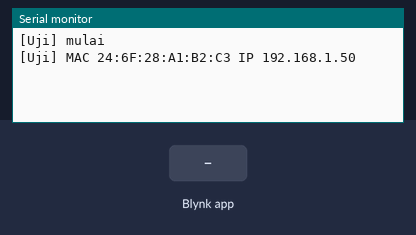
Recording of a sketch running on a simulated ESP32. Shown: the last lines printed to the serial monitor. Inputs (shaded band) come from the test bench. WiFi joins after 1.5 s; servers stay silent unless stated.

Above: at 4.0 s.
4.1 s: Blynk app writes 1 to V2
At 5.3 s:
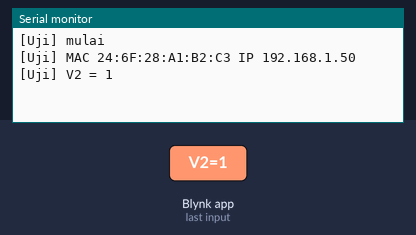
7.1 s: Blynk app writes 0 to V2
At 7.5 s:
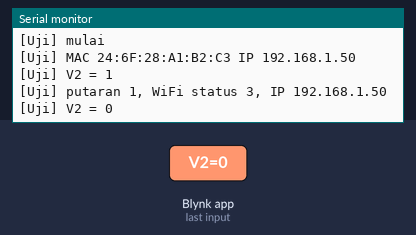
8.6 s: Blynk app writes 200 to V2
At 8.76 s:
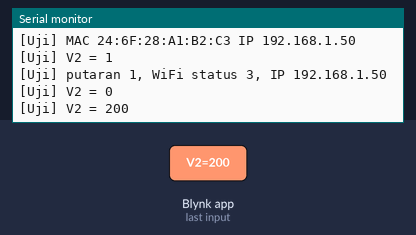
Timing chart, 0 to 11.6 s (numbered marks = the images above; inputs shaded):
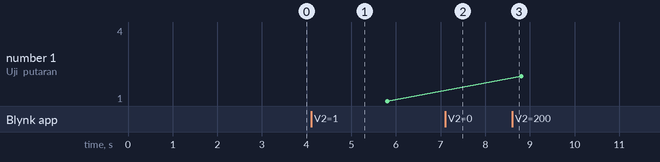

The sketch:

test_isolasi.ino
```cpp
/*
   Sketch uji isolasi: nyalakan satu per satu untuk mencari sumber panic.

   1) PAKAI_BLYNK 1, PAKAI_DHT 0  -> uji WiFi + Blynk saja
   2) PAKAI_BLYNK 0, PAKAI_DHT 1  -> uji WiFi + DHT saja
   3) dua-duanya 0                -> uji WiFi saja (paling ringan)

   Kirim log 60 detik untuk tiap kombinasi.
*/

#define PAKAI_BLYNK 1
#define PAKAI_DHT   0

#define BLYNK_TEMPLATE_ID   "ISI_TEMPLATE_ID"
#define BLYNK_TEMPLATE_NAME "ISI_TEMPLATE_NAME"
#define BLYNK_AUTH_TOKEN    "ISI_TOKEN_BLYNK"
#define BLYNK_PRINT Serial

#include <WiFi.h>
#include <BlynkSimpleEsp32.h>
#if PAKAI_DHT
#include <DHT.h>
#endif

char ssid[] = "ISI_SSID";
char pass[] = "";

#if PAKAI_DHT
#define DHTPIN 4
#define DHTTYPE DHT22
DHT dht(DHTPIN, DHTTYPE);
#endif

BlynkTimer timer;
unsigned int putaran = 0;

BLYNK_WRITE(V2) {
  Serial.printf("[Uji] V2 = %d\n", param.asInt());
}

void berkala() {
  putaran++;
  Serial.printf("[Uji] putaran %u, WiFi status %d, IP %s\n",
                putaran, WiFi.status(), WiFi.localIP().toString().c_str());
#if PAKAI_DHT
  float t = dht.readTemperature();
  Serial.printf("[Uji] DHT %s %.1f C\n", isnan(t) ? "gagal" : "ok", t);
#endif
}

void setup() {
  Serial.begin(115200);
  delay(1000);
  Serial.println();
  Serial.println("[Uji] mulai");

  WiFi.mode(WIFI_STA);
  WiFi.begin(ssid, pass);

  unsigned long mulai = millis();
  while (WiFi.status() != WL_CONNECTED && millis() - mulai < 15000) delay(500);

  uint8_t mac[6];
  WiFi.macAddress(mac);
  Serial.printf("[Uji] MAC %02X:%02X:%02X:%02X:%02X:%02X IP %s\n",
                mac[0], mac[1], mac[2], mac[3], mac[4], mac[5],
                WiFi.localIP().toString().c_str());

#if PAKAI_DHT
  dht.begin();
#endif
#if PAKAI_BLYNK
  Blynk.config(BLYNK_AUTH_TOKEN);
  Blynk.connect(5000);
#endif
  timer.setInterval(3000L, berkala);
}

void loop() {
#if PAKAI_BLYNK
  Blynk.run();
#endif
  timer.run();
}
```

Measured:
- after the input at 4.1 s, the serial monitor: prints a new line at once (image 1)
- after the input at 7.1 s, the serial monitor: prints a new line at once (image 2)
- after the input at 8.6 s, the serial monitor: prints a new line at once (image 3)
